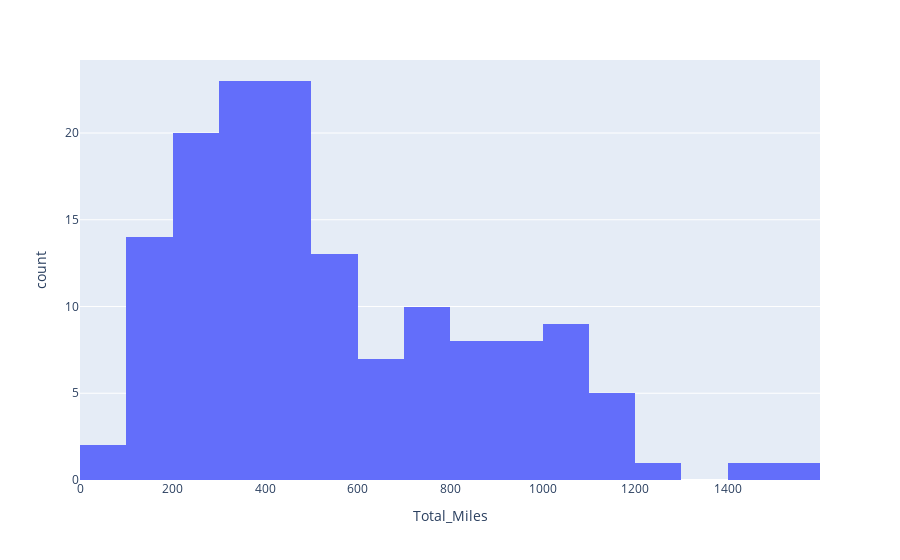

Notebook code for this chart:
### Code cell
FC1 = px.histogram(FC, x='Total_Miles')
FC1.show()

### Figure 1 — Plotly figure (JSON) as saved in the notebook; plotly's stock layout.template omitted (floating-point values rounded to 4 significant figures; data arrays with more than 128 entries replaced by an {"elided": "..."} marker saying what was removed)
{"data": [{"alignmentgroup": "True", "bingroup": "x", "hovertemplate": "Total_Miles=%{x}<br>count=%{y}<extra></extra>", "legendgroup": "", "marker": {"color": "#636efa", "pattern": {"shape": ""}}, "name": "", "offsetgroup": "", "orientation": "v", "showlegend": false, "type": "histogram", "x": {"elided": "145 int values"}, "xaxis": "x", "yaxis": "y"}], "layout": {"barmode": "relative", "legend": {"tracegroupgap": 0}, "margin": {"t": 60}, "xaxis": {"anchor": "y", "domain": [0, 1], "title": {"text": "Total_Miles"}}, "yaxis": {"anchor": "x", "domain": [0, 1], "title": {"text": "count"}}}}
